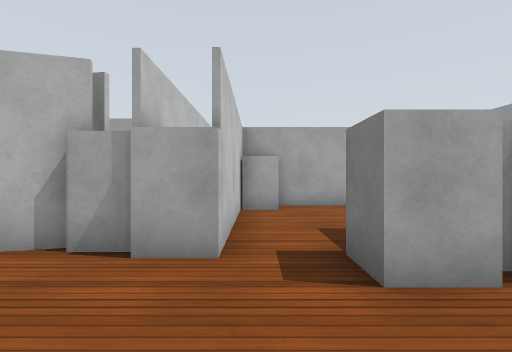
[1] (above)

24 first-person views from a walk through a robot-simulator world made for Gazebo. The camera is 0.94 m above the floor, looks level and sees 85° across. The floor is counted in squares, 1 m on a side. Each view is taken from the middle of a square. On the plan, view 1 faces up. The plan holds only what a view shows up to about 11 squares ahead; the rest is blank. Gazebo's built-in surfaces are drawn with simple patterns.

[2]
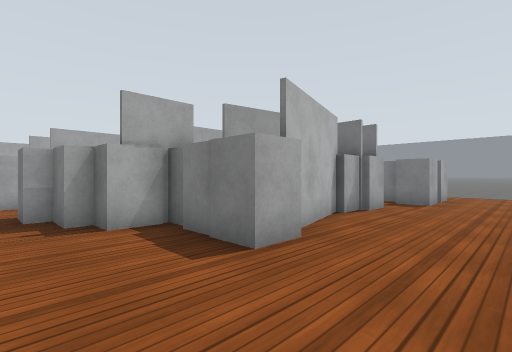

[3]
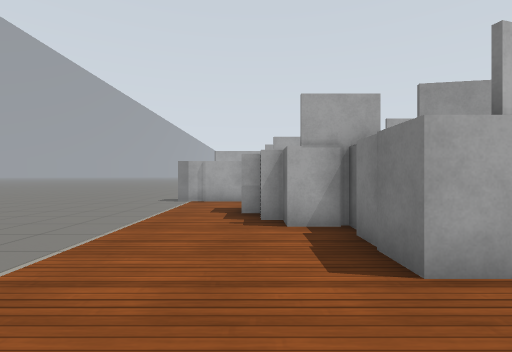

[4]
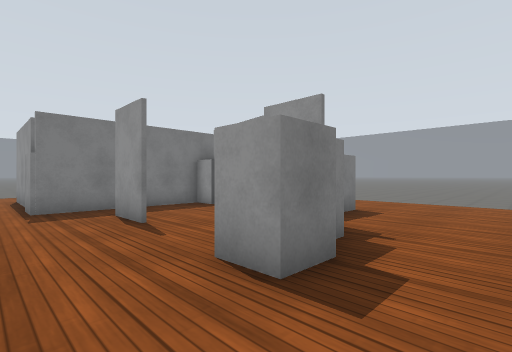

[5]
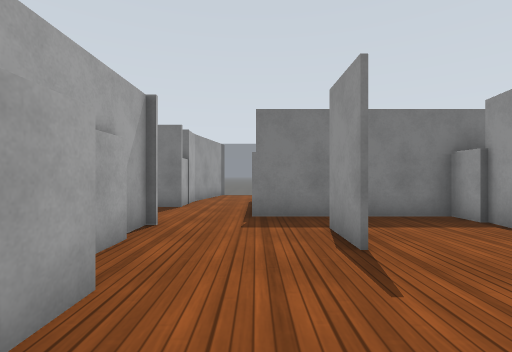

[6]
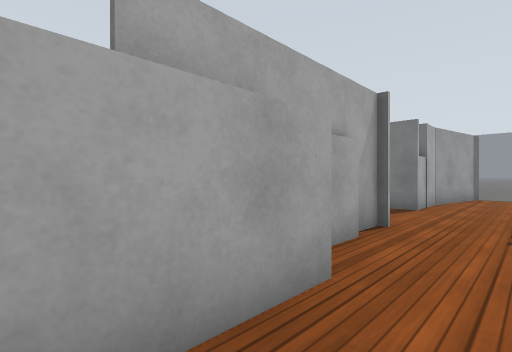

[7]
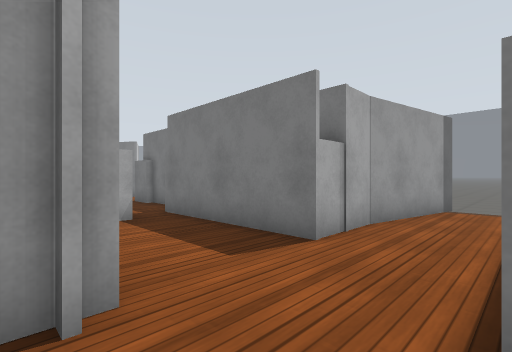

[8]
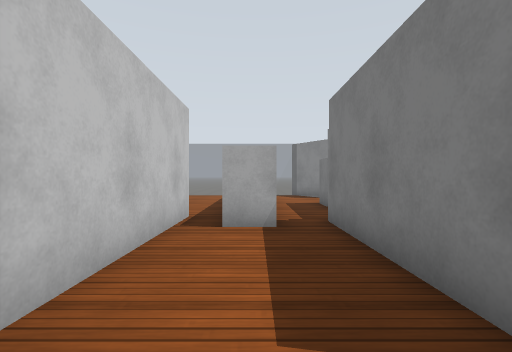

[9]
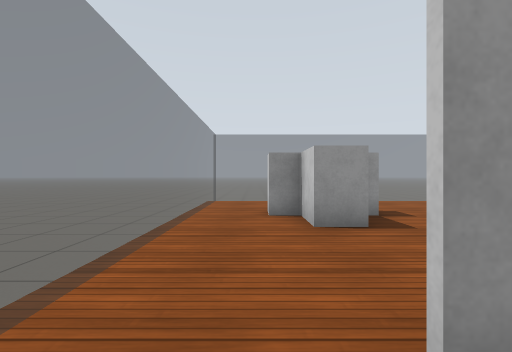

[10]
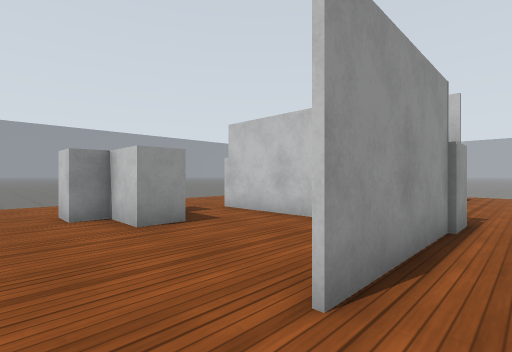

[11]
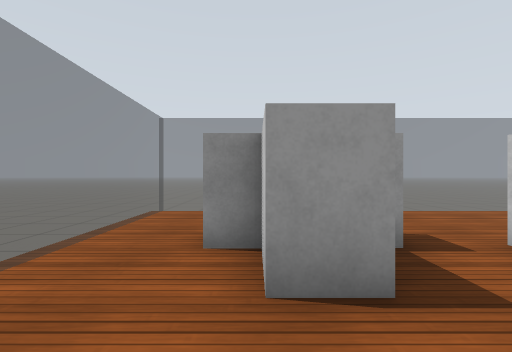

[12]
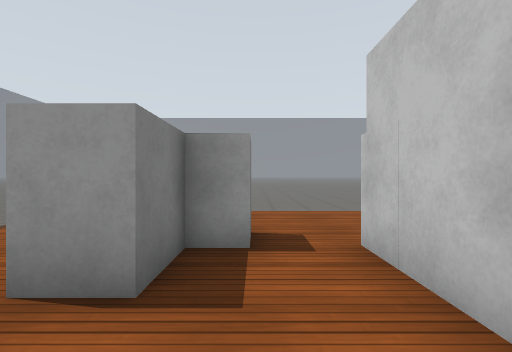

[13]
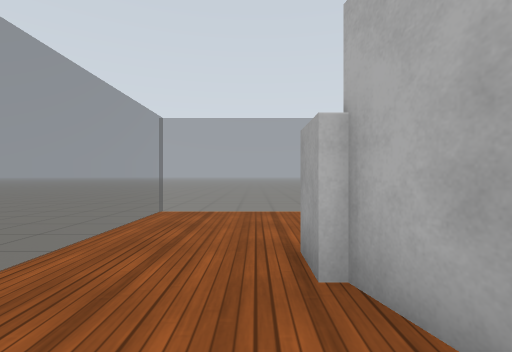

[14]
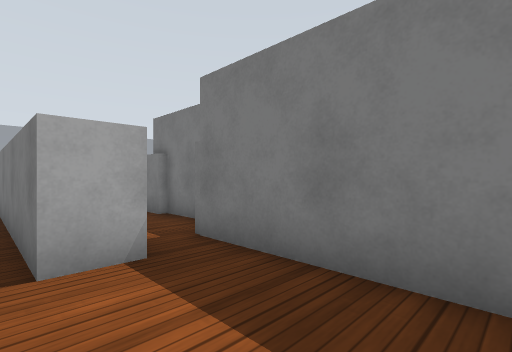

[15]
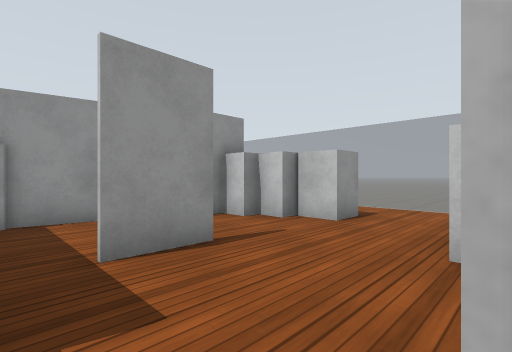

[16]
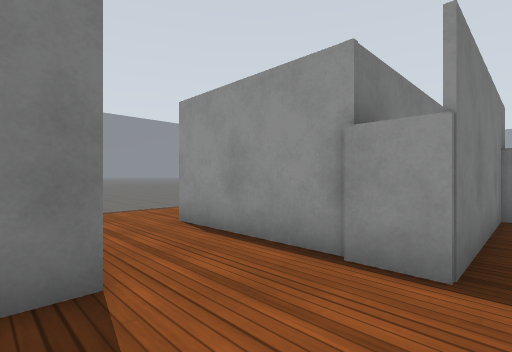

[17]
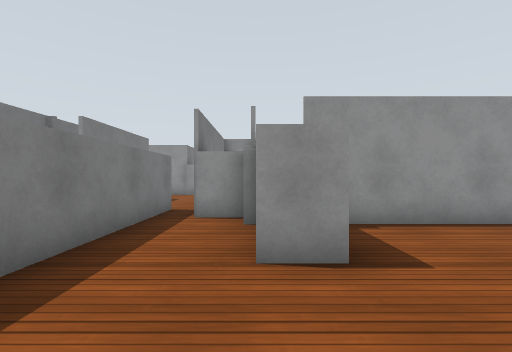

[18]
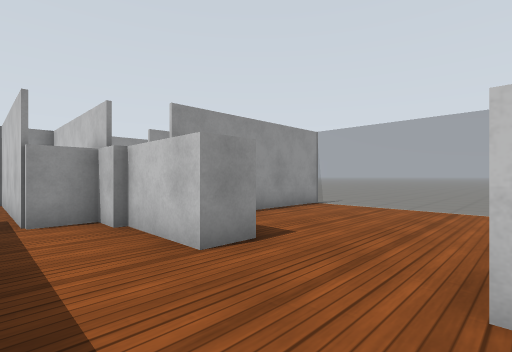

[19]
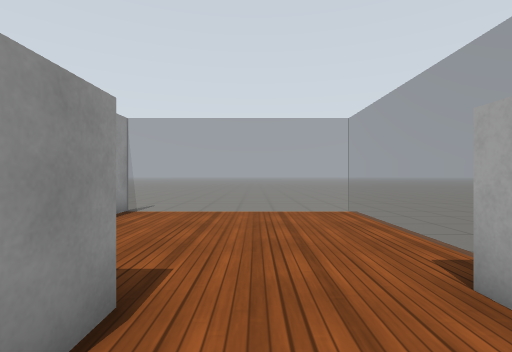

[20]
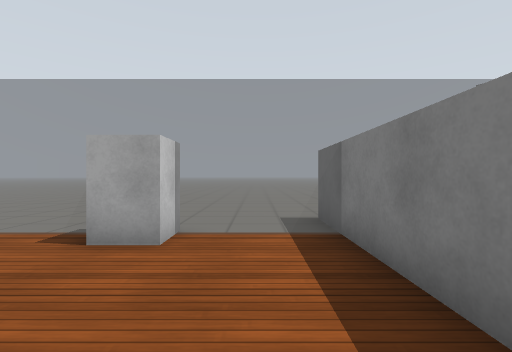

[21]
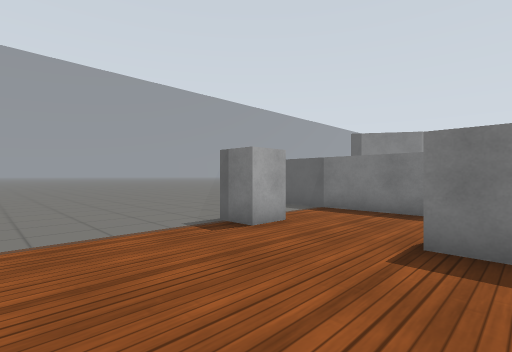

[22]
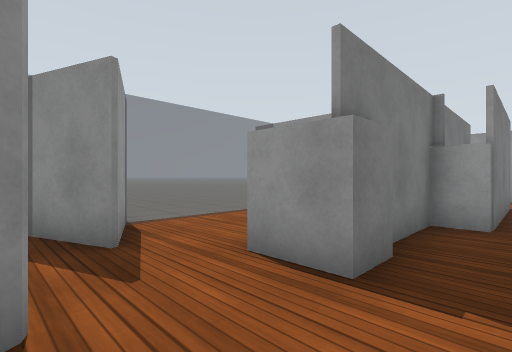

[23]
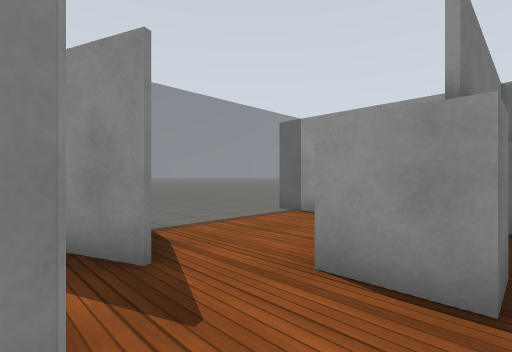

[24]
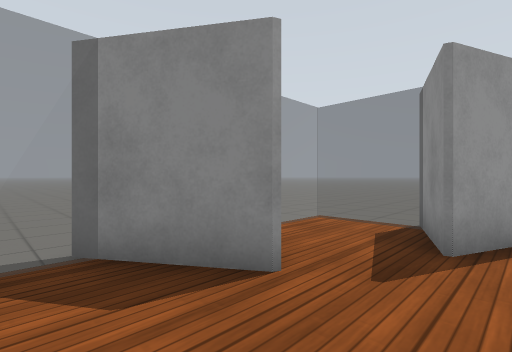

### Floor plan
Key: @ floor where view 1 was taken; # wall or solid block; . floor; = window, fence, low wall or low ledge; B white box.
Columns run from 11 left of view 1 to 6 right of it. Each row starts with its distance up from view 1.
 25 .........#
 24 .=====B===# =   =.
 23 =.....B...#.##...=
 22 =.........#..#...=
 21 =.........#....##=
 20 =.....##..#.....#=
 19 =.....##..#.BB...=
 18 =.....##..#.# ...=
 17 =#######..#.#  ..=
 16        #B.#.B   #=
 15        ##...B
 14        ##...#
 13        ##...##
 12       B #...B#
 11 BB#####B#.....###=
 10 =................=
  9 =.........B####..=
  8 =..B...##.BB.....=
  7 =..BB.....#......=
  6 =..BB.....#......=
  5 =...BB#...#..BB..=
  4 =....BB##BB..BB..=
  3 =....B##..B.BBB..=
  2 =................=
  1 =................=
  0 =..........@. ...=
 -1 .===== ======  ==.

Positions as (right, up) in squares from view 1, and headings:
1: (0, 0), facing up
2: (-9, 0), facing up-right
3: (-8, 0), facing up
4: (-10, 10), facing down-right
5: (-8, 9), facing right
6: (-8, 9), facing up-right
7: (-3, 9), facing up-right
8: (-1, 10), facing up
9: (4, 10), facing down
10: (5, 10), facing down-left
11: (3, 7), facing down
12: (1, 7), facing down
13: (-3, 2), facing left
14: (-2, 12), facing up-right
15: (-2, 11), facing down-left
16: (-2, 12), facing down-right
17: (-4, 23), facing down
18: (-2, 23), facing down-left
19: (-3, 21), facing left
20: (-3, 19), facing up
21: (-9, 19), facing up-right
22: (0, 22), facing down-right
23: (1, 22), facing down-right
24: (0, 20), facing up-right
